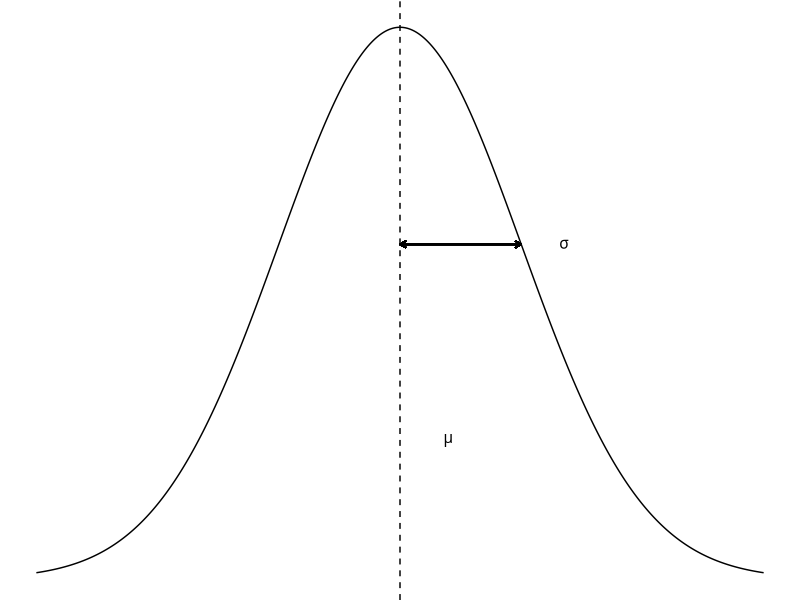
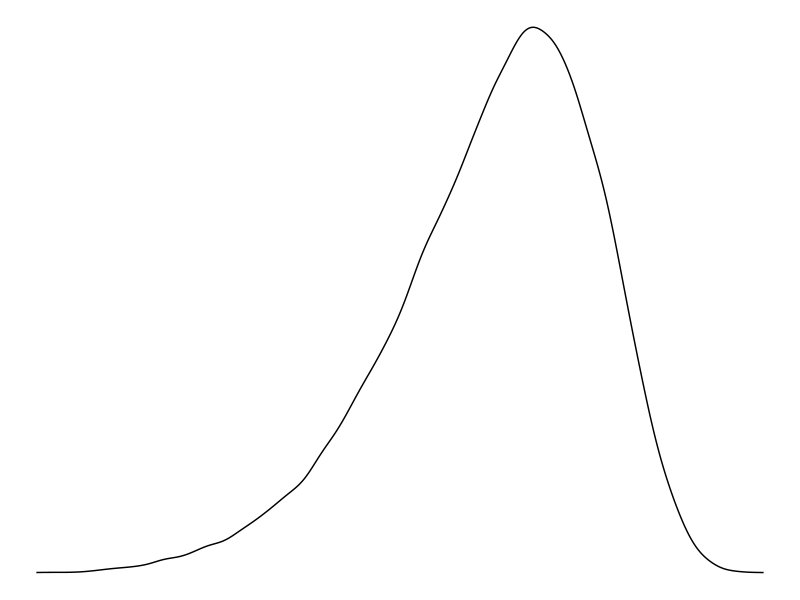

These charts were generated, in order, by the following R code:
## ---- chunk 1
library(tufte)
## ---- chunk 2
library(ggplot2)

x <- seq(-3, 3, .01)
y_dens <- dnorm(x)
plot_data <- data.frame(x, y_dens)

ggplot(plot_data, aes(x, y_dens)) + geom_line() + theme_void() +
	geom_vline(aes(xintercept = 0), linetype = 2) +
	annotate("text", x = 0.4, y = 0.1, label = "mu", parse = TRUE) +
	geom_segment(x = 0, y = dnorm(1), xend = 1, 
		linetype = 1, arrow = arrow(ends="both", length = unit(0.07, "inches"))) +
	annotate("text", x = 1.35, y = dnorm(1), label = "sigma", parse = TRUE)
## ---- chunk 3

set.seed(51)
ggplot(data = NULL, aes(x = rnorm(100000)^0.2)) + geom_density() + theme_void()
